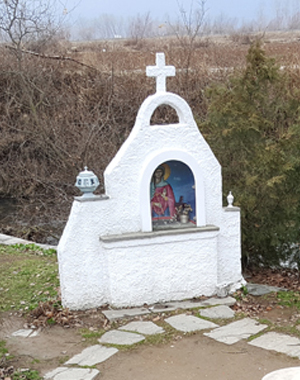
#> input picture ch08_images/translate.jpg, 300 x 380 px, found by its file name
$ python 15_geometry.py
#> lines starting #> are read from the running program, lines starting #| are printed output that depends on the picture
import numpy as np, cv2

# [40 lines of commented-out code are left out]
image = cv2.imread("ch08_images\\translate.jpg", cv2.IMREAD_GRAYSCALE)
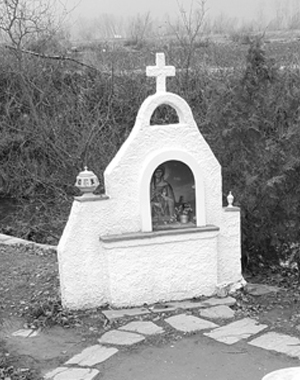
#> image: shape (380, 300); min 4, max 255, mean 147.3
if image is None:
    raise Exception("영상 파일 읽기 오류")

M = np.array([[1,0,100],
            [0,1,100]], dtype = np.float32)

dst = cv2.warpAffine(image, M, (0, 0))
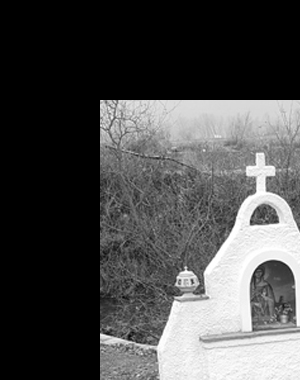
#> dst: shape (380, 300); min 0, max 255, mean 75.3

cv2.imshow("image", image)
cv2.imshow("dst", dst)
cv2.waitKey()
cv2.destroyAllWindows()

$ run again, with ch08_images/interpolation.jpg copied over ch08_images/translate.jpg
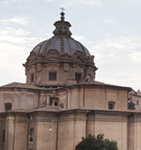
#> input picture ch08_images/interpolation.jpg, 141 x 150 px, found by its file name
#> `image = cv2.imread("ch08_images\\translate.jpg", cv2.IMREAD_GRAYSCALE)`:
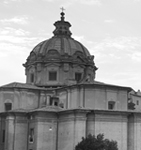
#> image: shape (150, 141); min 14, max 255, mean 155.6
#> `dst = cv2.warpAffine(image, M, (0, 0))`:
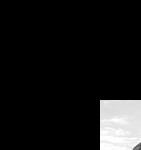
#> dst: shape (150, 141); min 0, max 255, mean 22.5

$ run again, with ch08_images/affine.jpg copied over ch08_images/translate.jpg
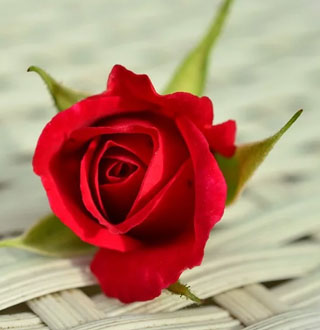
#> input picture ch08_images/affine.jpg, 320 x 330 px, found by its file name
#> `image = cv2.imread("ch08_images\\translate.jpg", cv2.IMREAD_GRAYSCALE)`:
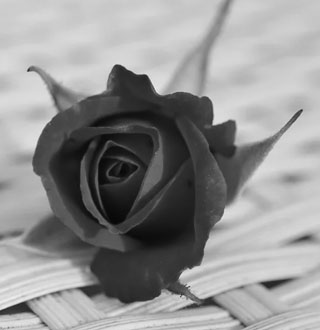
#> image: shape (330, 320); min 4, max 244, mean 145.5
#> `dst = cv2.warpAffine(image, M, (0, 0))`:
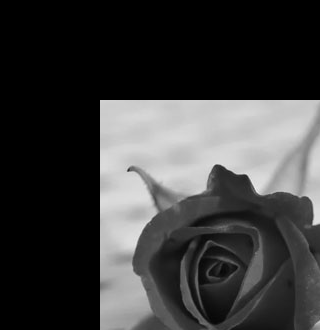
#> dst: shape (330, 320); min 0, max 244, mean 60.3

$ run again, with ch08_images/affine1.jpg copied over ch08_images/translate.jpg
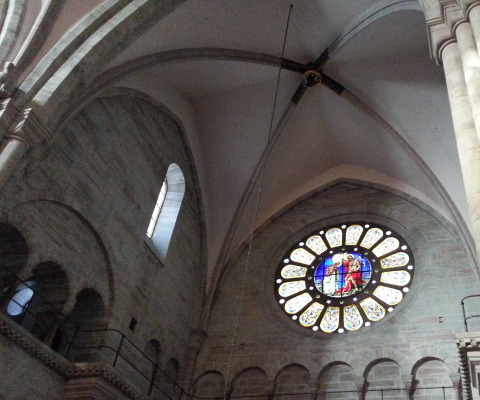
#> input picture ch08_images/affine1.jpg, 480 x 400 px, found by its file name
#> `dst = cv2.warpAffine(image, M, (0, 0))`:
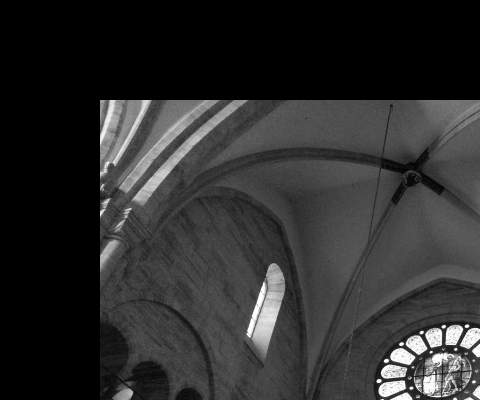
#> dst: shape (400, 480); min 0, max 255, mean 45.1
